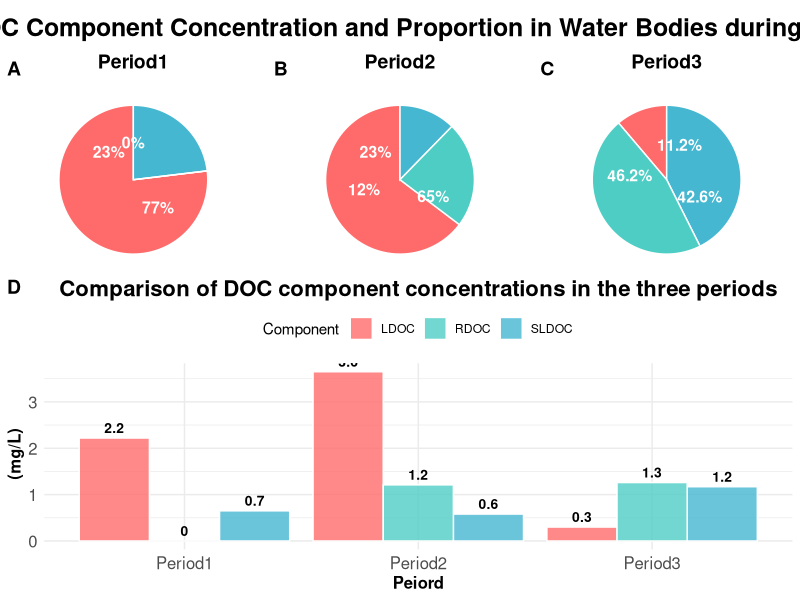

The R source for this figure:

if (!require(ggplot2)) install.packages("ggplot2")
if (!require(cowplot)) install.packages("cowplot")
if (!require(scales)) install.packages("scales")
if (!require(reshape2)) install.packages("reshape2")

library(ggplot2)
library(cowplot)
library(scales)
library(reshape2)


data <- data.frame(
  Component = c("LDOC", "SLDOC", "RDOC"),
  Period1_Concentration = c(2.22,0.65,0),  
  Period2_Concentration = c(3.65,0.58,1.21), 
  Period3_Concentration = c(0.30,1.17,1.26),  
  Period1_Percentage = c(0.769,0.231,0),     
  Period2_Percentage = c(0.647,0.123,0.230),   
  Period3_Percentage = c(0.112,0.426,0.462)    
)


colors <- c("#FF6B6B", "#4ECDC4", "#45B7D1")

conc_data <- melt(data[, 1:4], id.vars = "Component")
conc_data$Period <- gsub("_Concentration", "", conc_data$variable)
conc_data$Period <- factor(conc_data$Period, 
                           levels = c("Period1", "Period2", "Period3"))


bar_plot <- ggplot(conc_data, aes(x = Period, y = value, fill = Component)) +
  geom_col(position = "dodge", alpha = 0.8, color = "white", linewidth = 0.5) +
  scale_fill_manual(values = colors) +
  labs(title = "Comparison of DOC component concentrations in the three periods", y = " (mg/L)", x = "Peiord", fill = "Component") +
  theme_minimal() +
  theme(
    plot.title = element_text(hjust = 0.5, size = 16, face = "bold"),
    axis.text = element_text(size = 12),
    axis.title = element_text(size = 12, face = "bold"),
    legend.position = "top"
  ) +
  geom_text(aes(label = round(value, 1)), 
            position = position_dodge(width = 0.9), 
            vjust = -0.5, size = 3.5, fontface = "bold")


create_pie_chart <- function(period) {

  pie_data <- data.frame(
    Component = data$Component,
    Percentage = data[[paste0(period, "_Percentage")]]
  )
  

  pie_data$ypos <- cumsum(pie_data$Percentage) - 0.5 * pie_data$Percentage
  

  pie <- ggplot(pie_data, aes(x = "", y = Percentage, fill = Component)) +
    geom_col(color = "white") +
    coord_polar("y", start = 0) +
    scale_fill_manual(values = colors) +
    geom_text(aes(y = ypos, label = percent(Percentage)), 
              color = "white", size = 4, fontface = "bold") +
    labs(title = period, fill = "Component") +
    theme_void() +
    theme(
      plot.title = element_text(hjust = 0.5, size = 14, face = "bold", margin = margin(b = 10)),
      legend.position = "none"
    )
  
  return(pie)
}


pie1 <- create_pie_chart("Period1")
pie2 <- create_pie_chart("Period2")
pie3 <- create_pie_chart("Period3")

pies_row <- plot_grid(
  pie1, pie2, pie3,
  nrow = 1,
  labels = c("A", "B", "C")
)


combined_plot <- plot_grid(
  pies_row, bar_plot,
  ncol = 1,
  rel_heights = c(1, 1.5),
  labels = c("", "D")
)


title <- ggdraw() + 
  draw_label("Analysis of DOC Component Concentration and Proportion in Water Bodies during Three Periods", 
             fontface = 'bold', size = 18)

final_plot <- plot_grid(
  title, combined_plot,
  ncol = 1,
  rel_heights = c(0.1, 1)
)


print(final_plot)


# ggsave("doc_concentration_pie_bar.png", final_plot, width = 12, height = 10, dpi = 300)